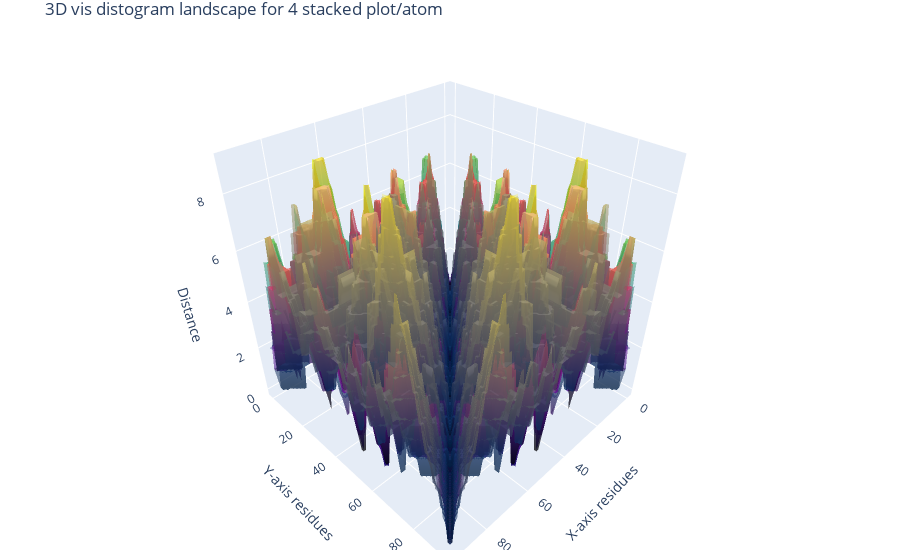

Here is the notebook cell this chart was saved with:
### Code cell
view_distogram(y_transformed, structure_no=0,plot=False,save=True)

### Figure 1 — Plotly figure (JSON) as saved in the notebook; plotly's stock layout.template omitted (floating-point values rounded to 4 significant figures; data arrays with more than 128 entries replaced by an {"elided": "..."} marker saying what was removed)
{"data": [{"colorscale": [[0, "#440154"], [0.1111, "#482878"], [0.2222, "#3e4989"], [0.3333, "#31688e"], [0.4444, "#26828e"], [0.5556, "#1f9e89"], [0.6667, "#35b779"], [0.7778, "#6ece58"], [0.8889, "#b5de2b"], [1, "#fde725"]], "name": "Item 0", "opacity": 0.5, "showscale": false, "type": "surface", "x": {"elided": "94x94 int values"}, "y": {"elided": "94x94 int values"}, "z": {"elided": "94x94 int values"}}, {"colorscale": [[0, "#0d0887"], [0.1111, "#46039f"], [0.2222, "#7201a8"], [0.3333, "#9c179e"], [0.4444, "#bd3786"], [0.5556, "#d8576b"], [0.6667, "#ed7953"], [0.7778, "#fb9f3a"], [0.8889, "#fdca26"], [1, "#f0f921"]], "name": "Item 1", "opacity": 0.5, "showscale": false, "type": "surface", "x": {"elided": "94x94 int values"}, "y": {"elided": "94x94 int values"}, "z": {"elided": "94x94 int values"}}, {"colorscale": [[0, "#000004"], [0.1111, "#180f3d"], [0.2222, "#440f76"], [0.3333, "#721f81"], [0.4444, "#9e2f7f"], [0.5556, "#cd4071"], [0.6667, "#f1605d"], [0.7778, "#fd9668"], [0.8889, "#feca8d"], [1, "#fcfdbf"]], "name": "Item 2", "opacity": 0.5, "showscale": false, "type": "surface", "x": {"elided": "94x94 int values"}, "y": {"elided": "94x94 int values"}, "z": {"elided": "94x94 int values"}}, {"colorscale": [[0, "#00224e"], [0.1111, "#123570"], [0.2222, "#3b496c"], [0.3333, "#575d6d"], [0.4444, "#707173"], [0.5556, "#8a8678"], [0.6667, "#a59c74"], [0.7778, "#c3b369"], [0.8889, "#e1cc55"], [1, "#fee838"]], "name": "Item 3", "opacity": 0.5, "showscale": false, "type": "surface", "x": {"elided": "94x94 int values"}, "y": {"elided": "94x94 int values"}, "z": {"elided": "94x94 int values"}}], "layout": {"margin": {"b": 10, "l": 10, "r": 10, "t": 30}, "scene": {"xaxis": {"title": {"text": "X-axis residues"}}, "yaxis": {"title": {"text": "Y-axis residues"}}, "zaxis": {"title": {"text": "Distance"}}}, "title": {"text": "3D vis distogram landscape for 4 stacked plot/atom"}}}
